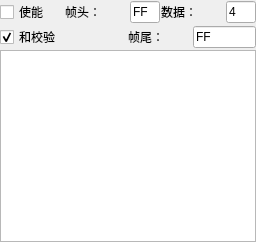
              <widget class="QWidget" name="Protocoltab">
               <attribute name="title">
                <string>Protocol</string>
               </attribute>
               <layout class="QVBoxLayout" name="verticalLayout_5">
                <property name="spacing">
                 <number>1</number>
                </property>
                <property name="margin">
                 <number>0</number>
                </property>
                <item>
                 <layout class="QHBoxLayout" name="horizontalLayout_2" stretch="0,0,0,0,0">
                  <item>
                   <widget class="QCheckBox" name="checkBox">
                    <property name="text">
                     <string>使能</string>
                    </property>
                   </widget>
                  </item>
                  <item>
                   <widget class="QLabel" name="label">
                    <property name="text">
                     <string>帧头：</string>
                    </property>
                   </widget>
                  </item>
                  <item>
                   <widget class="QLineEdit" name="framehead_edit">
                    <property name="maximumSize">
                     <size>
                      <width>30</width>
                      <height>16777215</height>
                     </size>
                    </property>
                    <property name="inputMask">
                     <string>HH; </string>
                    </property>
                    <property name="text">
                     <string>FF</string>
                    </property>
                    <property name="maxLength">
                     <number>2</number>
                    </property>
                    <property name="cursorPosition">
                     <number>2</number>
                    </property>
                   </widget>
                  </item>
                  <item>
                   <widget class="QLabel" name="label_2">
                    <property name="text">
                     <string>数据：</string>
                    </property>
                   </widget>
                  </item>
                  <item>
                   <widget class="QLineEdit" name="framenum_edit">
                    <property name="maximumSize">
                     <size>
                      <width>30</width>
                      <height>16777215</height>
                     </size>
                    </property>
                    <property name="inputMask">
                     <string>99; </string>
                    </property>
                    <property name="text">
                     <string>4</string>
                    </property>
                   </widget>
                  </item>
                 </layout>
                </item>
                <item>
                 <layout class="QHBoxLayout" name="horizontalLayout_8" stretch="2,1,1">
                  <item>
                   <widget class="QCheckBox" name="framesumcheck">
                    <property name="text">
                     <string>和校验</string>
                    </property>
                    <property name="checked">
                     <bool>true</bool>
                    </property>
                   </widget>
                  </item>
                  <item>
                   <widget class="QLabel" name="label_3">
                    <property name="text">
                     <string>帧尾：</string>
                    </property>
                   </widget>
                  </item>
                  <item>
                   <widget class="QLineEdit" name="framend_edit">
                    <property name="inputMask">
                     <string>HH; </string>
                    </property>
                    <property name="text">
                     <string>FF</string>
                    </property>
                   </widget>
                  </item>
                 </layout>
                </item>
                <item>
                 <widget class="QPlainTextEdit" name="disprotocol">
                  <property name="font">
                   <font>
                    <family>Consolas</family>
                    <pointsize>11</pointsize>
                   </font>
                  </property>
                  <property name="readOnly">
                   <bool>true</bool>
                  </property>
                 </widget>
                </item>
               </layout>
              </widget>
